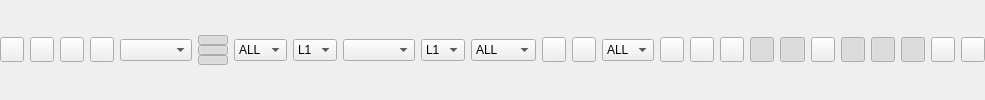
               <widget class="QWidget" name="Panel10" native="true">
                <property name="enabled">
                 <bool>true</bool>
                </property>
                <property name="sizePolicy">
                 <sizepolicy hsizetype="Preferred" vsizetype="Fixed">
                  <horstretch>0</horstretch>
                  <verstretch>0</verstretch>
                 </sizepolicy>
                </property>
                <property name="toolTip">
                 <string/>
                </property>
                <property name="text" stdset="0">
                 <string/>
                </property>
                <layout class="QHBoxLayout" name="horizontalLayout">
                 <property name="leftMargin">
                  <number>0</number>
                 </property>
                 <property name="topMargin">
                  <number>0</number>
                 </property>
                 <property name="rightMargin">
                  <number>0</number>
                 </property>
                 <property name="bottomMargin">
                  <number>0</number>
                 </property>
                 <item>
                  <widget class="QToolButton" name="btnConnect">
                   <property name="maximumSize">
                    <size>
                     <width>25</width>
                     <height>25</height>
                    </size>
                   </property>
                   <property name="toolTip">
                    <string>Connect/Disconnect</string>
                   </property>
                   <property name="icon">
                    <iconset resource="rtkplot_qt.qrc">
                     <normaloff>:/buttons/connect1</normaloff>
                     <normalon>:/buttons/connect2</normalon>:/buttons/connect1</iconset>
                   </property>
                   <property name="checkable">
                    <bool>true</bool>
                   </property>
                  </widget>
                 </item>
                 <item>
                  <widget class="QToolButton" name="btnSolution1">
                   <property name="maximumSize">
                    <size>
                     <width>25</width>
                     <height>25</height>
                    </size>
                   </property>
                   <property name="toolTip">
                    <string>Data 1</string>
                   </property>
                   <property name="icon">
                    <iconset resource="rtkplot_qt.qrc">
                     <normaloff>:/buttons/data1</normaloff>:/buttons/data1</iconset>
                   </property>
                   <property name="checkable">
                    <bool>true</bool>
                   </property>
                  </widget>
                 </item>
                 <item>
                  <widget class="QToolButton" name="btnSolution2">
                   <property name="maximumSize">
                    <size>
                     <width>25</width>
                     <height>25</height>
                    </size>
                   </property>
                   <property name="toolTip">
                    <string>Data 2</string>
                   </property>
                   <property name="icon">
                    <iconset resource="rtkplot_qt.qrc">
                     <normaloff>:/buttons/data2</normaloff>:/buttons/data2</iconset>
                   </property>
                   <property name="checkable">
                    <bool>true</bool>
                   </property>
                  </widget>
                 </item>
                 <item>
                  <widget class="QToolButton" name="btnSolution12">
                   <property name="maximumSize">
                    <size>
                     <width>25</width>
                     <height>25</height>
                    </size>
                   </property>
                   <property name="toolTip">
                    <string>Data 1-2</string>
                   </property>
                   <property name="icon">
                    <iconset resource="rtkplot_qt.qrc">
                     <normaloff>:/buttons/data12</normaloff>:/buttons/data12</iconset>
                   </property>
                   <property name="checkable">
                    <bool>true</bool>
                   </property>
                  </widget>
                 </item>
                 <item>
                  <widget class="QWidget" name="Panel101" native="true">
                   <property name="enabled">
                    <bool>true</bool>
                   </property>
                   <property name="toolTip">
                    <string/>
                   </property>
                   <property name="text" stdset="0">
                    <string/>
                   </property>
                   <layout class="QHBoxLayout" name="horizontalLayout_2">
                    <property name="leftMargin">
                     <number>0</number>
                    </property>
                    <property name="topMargin">
                     <number>0</number>
                    </property>
                    <property name="rightMargin">
                     <number>0</number>
                    </property>
                    <property name="bottomMargin">
                     <number>0</number>
                    </property>
                    <item>
                     <widget class="QComboBox" name="cBPlotTypeS">
                      <property name="toolTip">
                       <string/>
                      </property>
                     </widget>
                    </item>
                   </layout>
                  </widget>
                 </item>
                 <item>
                  <widget class="QWidget" name="Panel102" native="true">
                   <property name="enabled">
                    <bool>true</bool>
                   </property>
                   <property name="sizePolicy">
                    <sizepolicy hsizetype="Preferred" vsizetype="Fixed">
                     <horstretch>0</horstretch>
                     <verstretch>0</verstretch>
                    </sizepolicy>
                   </property>
                   <property name="maximumSize">
                    <size>
                     <width>30</width>
                     <height>30</height>
                    </size>
                   </property>
                   <property name="toolTip">
                    <string/>
                   </property>
                   <property name="text" stdset="0">
                    <string/>
                   </property>
                   <layout class="QVBoxLayout" name="verticalLayout">
                    <property name="spacing">
                     <number>0</number>
                    </property>
                    <property name="leftMargin">
                     <number>0</number>
                    </property>
                    <property name="topMargin">
                     <number>0</number>
                    </property>
                    <property name="rightMargin">
                     <number>0</number>
                    </property>
                    <property name="bottomMargin">
                     <number>0</number>
                    </property>
                    <item>
                     <widget class="QPushButton" name="btnOn1">
                      <property name="toolTip">
                       <string>Plot1</string>
                      </property>
                      <property name="checkable">
                       <bool>true</bool>
                      </property>
                      <property name="checked">
                       <bool>true</bool>
                      </property>
                     </widget>
                    </item>
                    <item>
                     <widget class="QPushButton" name="btnOn2">
                      <property name="toolTip">
                       <string>Plot2</string>
                      </property>
                      <property name="checkable">
                       <bool>true</bool>
                      </property>
                      <property name="checked">
                       <bool>true</bool>
                      </property>
                     </widget>
                    </item>
                    <item>
                     <widget class="QPushButton" name="btnOn3">
                      <property name="sizePolicy">
                       <sizepolicy hsizetype="Fixed" vsizetype="Preferred">
                        <horstretch>0</horstretch>
                        <verstretch>0</verstretch>
                       </sizepolicy>
                      </property>
                      <property name="toolTip">
                       <string>Plot3</string>
                      </property>
                      <property name="checkable">
                       <bool>true</bool>
                      </property>
                      <property name="checked">
                       <bool>true</bool>
                      </property>
                     </widget>
                    </item>
                   </layout>
                  </widget>
                 </item>
                 <item>
                  <widget class="QWidget" name="Panel103" native="true">
                   <property name="enabled">
                    <bool>true</bool>
                   </property>
                   <property name="toolTip">
                    <string/>
                   </property>
                   <property name="text" stdset="0">
                    <string/>
                   </property>
                   <layout class="QHBoxLayout" name="horizontalLayout_3">
                    <property name="leftMargin">
                     <number>0</number>
                    </property>
                    <property name="topMargin">
                     <number>0</number>
                    </property>
                    <property name="rightMargin">
                     <number>0</number>
                    </property>
                    <property name="bottomMargin">
                     <number>0</number>
                    </property>
                    <item>
                     <widget class="QComboBox" name="cBQFlag">
                      <property name="toolTip">
                       <string>Quality Flag</string>
                      </property>
                      <item>
                       <property name="text">
                        <string>ALL</string>
                       </property>
                      </item>
                      <item>
                       <property name="text">
                        <string>Q=1</string>
                       </property>
                      </item>
                      <item>
                       <property name="text">
                        <string>Q=2</string>
                       </property>
                      </item>
                      <item>
                       <property name="text">
                        <string>Q=3</string>
                       </property>
                      </item>
                      <item>
                       <property name="text">
                        <string>Q=4</string>
                       </property>
                      </item>
                      <item>
                       <property name="text">
                        <string>Q=5</string>
                       </property>
                      </item>
                      <item>
                       <property name="text">
                        <string>Q=6</string>
                       </property>
                      </item>
                     </widget>
                    </item>
                    <item>
                     <widget class="QComboBox" name="cBObservationType2">
                      <property name="toolTip">
                       <string>Freq Type</string>
                      </property>
                      <item>
                       <property name="text">
                        <string>L1</string>
                       </property>
                      </item>
                      <item>
                       <property name="text">
                        <string>L2</string>
                       </property>
                      </item>
                     </widget>
                    </item>
                    <item>
                     <widget class="QComboBox" name="cBObservationType">
                      <property name="toolTip">
                       <string>Obs Type</string>
                      </property>
                     </widget>
                    </item>
                    <item>
                     <widget class="QComboBox" name="cBFrequencyType">
                      <property name="toolTip">
                       <string>Freq Type</string>
                      </property>
                      <item>
                       <property name="text">
                        <string>L1</string>
                       </property>
                      </item>
                      <item>
                       <property name="text">
                        <string>L2</string>
                       </property>
                      </item>
                     </widget>
                    </item>
                    <item>
                     <widget class="QComboBox" name="cBDopType">
                      <property name="toolTip">
                       <string>Dop Type</string>
                      </property>
                      <item>
                       <property name="text">
                        <string>ALL</string>
                       </property>
                      </item>
                      <item>
                       <property name="text">
                        <string>NSAT</string>
                       </property>
                      </item>
                      <item>
                       <property name="text">
                        <string>GDOP</string>
                       </property>
                      </item>
                      <item>
                       <property name="text">
                        <string>PDOP</string>
                       </property>
                      </item>
                      <item>
                       <property name="text">
                        <string>HDOP</string>
                       </property>
                      </item>
                      <item>
                       <property name="text">
                        <string>VDOP</string>
                       </property>
                      </item>
                     </widget>
                    </item>
                   </layout>
                  </widget>
                 </item>
                 <item>
                  <widget class="QWidget" name="Panel104" native="true">
                   <property name="enabled">
                    <bool>true</bool>
                   </property>
                   <property name="toolTip">
                    <string/>
                   </property>
                   <property name="text" stdset="0">
                    <string/>
                   </property>
                   <layout class="QHBoxLayout" name="horizontalLayout_4">
                    <property name="leftMargin">
                     <number>0</number>
                    </property>
                    <property name="topMargin">
                     <number>0</number>
                    </property>
                    <property name="rightMargin">
                     <number>0</number>
                    </property>
                    <property name="bottomMargin">
                     <number>0</number>
                    </property>
                    <item>
                     <widget class="QToolButton" name="btnCenterOrigin">
                      <property name="maximumSize">
                       <size>
                        <width>25</width>
                        <height>25</height>
                       </size>
                      </property>
                      <property name="toolTip">
                       <string>Center Origin</string>
                      </property>
                      <property name="icon">
                       <iconset resource="rtkplot_qt.qrc">
                        <normaloff>:/buttons/trackc</normaloff>:/buttons/trackc</iconset>
                      </property>
                     </widget>
                    </item>
                    <item>
                     <widget class="QToolButton" name="btnRangeList">
                      <property name="maximumSize">
                       <size>
                        <width>25</width>
                        <height>25</height>
                       </size>
                      </property>
                      <property name="toolTip">
                       <string/>
                      </property>
                      <property name="icon">
                       <iconset resource="rtkplot_qt.qrc">
                        <normaloff>:/buttons/down</normaloff>:/buttons/down</iconset>
                      </property>
                     </widget>
                    </item>
                    <item>
                     <widget class="QComboBox" name="cBSatelliteList">
                      <property name="toolTip">
                       <string>Satllite List</string>
                      </property>
                      <item>
                       <property name="text">
                        <string>ALL</string>
                       </property>
                      </item>
                     </widget>
                    </item>
                   </layout>
                  </widget>
                 </item>
                 <item>
                  <widget class="QToolButton" name="btnFitHorizontal">
                   <property name="maximumSize">
                    <size>
                     <width>25</width>
                     <height>25</height>
                    </size>
                   </property>
                   <property name="toolTip">
                    <string>Fit Horizontal</string>
                   </property>
                   <property name="icon">
                    <iconset resource="rtkplot_qt.qrc">
                     <normaloff>:/buttons/fith</normaloff>:/buttons/fith</iconset>
                   </property>
                  </widget>
                 </item>
                 <item>
                  <widget class="QToolButton" name="btnFitVertical">
                   <property name="maximumSize">
                    <size>
                     <width>25</width>
                     <height>25</height>
                    </size>
                   </property>
                   <property name="toolTip">
                    <string>Fit Vertical</string>
                   </property>
                   <property name="icon">
                    <iconset resource="rtkplot_qt.qrc">
                     <normaloff>:/buttons/fitv</normaloff>:/buttons/fitv</iconset>
                   </property>
                  </widget>
                 </item>
                 <item>
                  <widget class="QToolButton" name="btnShowTrack">
                   <property name="maximumSize">
                    <size>
                     <width>25</width>
                     <height>25</height>
                    </size>
                   </property>
                   <property name="toolTip">
                    <string>Show Track Point</string>
                   </property>
                   <property name="icon">
                    <iconset resource="rtkplot_qt.qrc">
                     <normaloff>:/icons/point</normaloff>:/icons/point</iconset>
                   </property>
                   <property name="checkable">
                    <bool>true</bool>
                   </property>
                  </widget>
                 </item>
                 <item>
                  <widget class="QToolButton" name="btnShowSkyplot">
                   <property name="maximumSize">
                    <size>
                     <width>25</width>
                     <height>25</height>
                    </size>
                   </property>
                   <property name="toolTip">
                    <string>Show Skyplot</string>
                   </property>
                   <property name="icon">
                    <iconset resource="rtkplot_qt.qrc">
                     <normaloff>:/buttons/trackc</normaloff>:/buttons/trackc</iconset>
                   </property>
                   <property name="checkable">
                    <bool>true</bool>
                   </property>
                   <property name="checked">
                    <bool>true</bool>
                   </property>
                  </widget>
                 </item>
                 <item>
                  <widget class="QToolButton" name="btnShowGrid">
                   <property name="minimumSize">
                    <size>
                     <width>25</width>
                     <height>25</height>
                    </size>
                   </property>
                   <property name="toolTip">
                    <string>Show Grid</string>
                   </property>
                   <property name="icon">
                    <iconset resource="rtkplot_qt.qrc">
                     <normaloff>:/buttons/grid</normaloff>:/buttons/grid</iconset>
                   </property>
                   <property name="checkable">
                    <bool>true</bool>
                   </property>
                   <property name="checked">
                    <bool>true</bool>
                   </property>
                  </widget>
                 </item>
                 <item>
                  <widget class="QToolButton" name="btnShowImage">
                   <property name="maximumSize">
                    <size>
                     <width>25</width>
                     <height>25</height>
                    </size>
                   </property>
                   <property name="toolTip">
                    <string>Map/Sky Image</string>
                   </property>
                   <property name="icon">
                    <iconset resource="rtkplot_qt.qrc">
                     <normaloff>:/buttons/map</normaloff>:/buttons/map</iconset>
                   </property>
                   <property name="checkable">
                    <bool>true</bool>
                   </property>
                  </widget>
                 </item>
                 <item>
                  <widget class="QToolButton" name="btnFixCenter">
                   <property name="maximumSize">
                    <size>
                     <width>25</width>
                     <height>25</height>
                    </size>
                   </property>
                   <property name="toolTip">
                    <string>Fix Track Center</string>
                   </property>
                   <property name="icon">
                    <iconset resource="rtkplot_qt.qrc">
                     <normaloff>:/buttons/trackc</normaloff>:/buttons/trackc</iconset>
                   </property>
                   <property name="checkable">
                    <bool>true</bool>
                   </property>
                   <property name="checked">
                    <bool>true</bool>
                   </property>
                  </widget>
                 </item>
                 <item>
                  <widget class="QToolButton" name="btnFixHorizontal">
                   <property name="maximumSize">
                    <size>
                     <width>25</width>
                     <height>25</height>
                    </size>
                   </property>
                   <property name="toolTip">
                    <string>Fix Track Horizotal</string>
                   </property>
                   <property name="icon">
                    <iconset resource="rtkplot_qt.qrc">
                     <normaloff>:/buttons/track</normaloff>:/buttons/track</iconset>
                   </property>
                   <property name="checkable">
                    <bool>true</bool>
                   </property>
                   <property name="checked">
                    <bool>true</bool>
                   </property>
                  </widget>
                 </item>
                 <item>
                  <widget class="QToolButton" name="btnFixVertical">
                   <property name="maximumSize">
                    <size>
                     <width>25</width>
                     <height>25</height>
                    </size>
                   </property>
                   <property name="toolTip">
                    <string>Fix Track Vertical</string>
                   </property>
                   <property name="icon">
                    <iconset resource="rtkplot_qt.qrc">
                     <normaloff>:/buttons/trackl</normaloff>:/buttons/trackl</iconset>
                   </property>
                   <property name="checkable">
                    <bool>true</bool>
                   </property>
                   <property name="checked">
                    <bool>true</bool>
                   </property>
                  </widget>
                 </item>
                 <item>
                  <widget class="QToolButton" name="btnShowMap">
                   <property name="maximumSize">
                    <size>
                     <width>25</width>
                     <height>25</height>
                    </size>
                   </property>
                   <property name="toolTip">
                    <string>Show Map/Waypoint</string>
                   </property>
                   <property name="text">
                    <string/>
                   </property>
                   <property name="icon">
                    <iconset resource="rtkplot_qt.qrc">
                     <normaloff>:/buttons/map</normaloff>:/buttons/map</iconset>
                   </property>
                   <property name="checkable">
                    <bool>true</bool>
                   </property>
                  </widget>
                 </item>
                 <item>
                  <widget class="QToolButton" name="btnMapView">
                   <property name="maximumSize">
                    <size>
                     <width>25</width>
                     <height>25</height>
                    </size>
                   </property>
                   <property name="toolTip">
                    <string>Google Map View</string>
                   </property>
                   <property name="icon">
                    <iconset resource="rtkplot_qt.qrc">
                     <normaloff>:/buttons/gm</normaloff>:/buttons/gm</iconset>
                   </property>
                  </widget>
                 </item>
                </layout>
               </widget>
